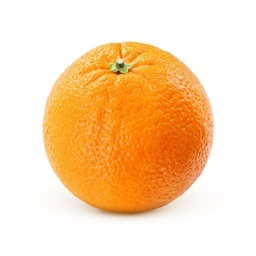
#> input picture fruit_dataset/test/fruit_1000.jpg, 256 x 256 px; its folder holds 4 pictures in this run
$ jupyter execute labeled_images.ipynb
#> lines starting #> are read from the running program, lines starting #| are printed output that depends on the picture; after the words box and inside, x2 and y2 are one past the last pixel; in counts of white or black regions, pixels touching at a corner belong together
### Código para dividir etiquetar las images

[cell 1]
# Librerías necesarias
import cv2
import os
import pathlib
import numpy as np
import matplotlib.pyplot as plt
from matplotlib import image

[cell 2]
path = 'fruit_dataset/test'
training_set = os.listdir(path)

[cell 3]
# Definimos un array de ceros con numpy con la capacidad
# de set de entrenamiento
labels = np.zeros((len(training_set)), dtype=int)

[cell 4]
# Cambiamos al directorio definido (path)
os.chdir(path)

[cell 5]
# Proceso de etiquetado
len(training_set)
print('classifying images... (1) Manzana (2) Platano (3) Guayaba (4) Limón (5) Granada (6) Naranja')
for i in range(len(training_set)):
    img = cv2.imread(training_set[i])
#> img is the input picture: shape (256, 256, 3); mean B, G, R 177.9, 216, 250
    title_window = "imagen "+str(i)+'/'+str(len(training_set))
    cv2.putText(img=img, text=title_window, org=(10, 10), fontFace=cv2.FONT_HERSHEY_DUPLEX, fontScale=.4, color=(0, 255,0), thickness=1)
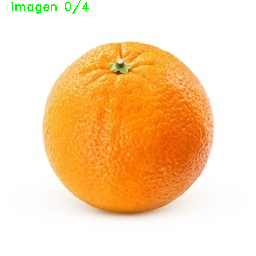
#> img: shape (256, 256, 3); 0.33% of pixels changed, all inside (x1, y1, x2, y2) = (11, 0, 89, 14)
    cv2.imshow('labeler', img)
    cv2.moveWindow('labeler', 40,30)

    k = cv2.waitKey(0)
#> (key Esc is pressed here)

    if k == 49:
        labels[i]=1
    elif k == 50:
        labels[i]=2
    elif k == 51:
        labels[i]=3
    elif k == 52:
        labels[i]=4
    elif k == 53:
        labels[i]=5
    elif k == 54:
        labels[i]=6
    else:
        # Detectar incorrectos en el txt
        labels[i]=-1
    print(training_set[i] +' has ben classified as: ('+ str(labels[i])+')')
#> pass 2 of the loop `for i in range(len(training_set)):`:
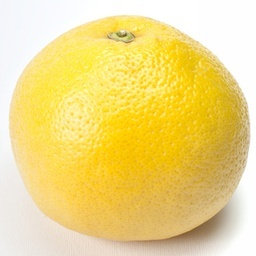
#> input picture fruit_dataset/test/fruit_104.jpg, 256 x 256 px
#> img is the input picture: shape (256, 256, 3); mean B, G, R 132, 217, 240.1
#> `cv2.putText(img=img, text=title_window, org=(10, 10), fontFace=cv2.FON..`:
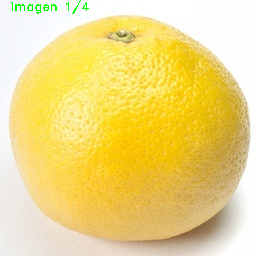
#> img: shape (256, 256, 3); 0.31% of pixels changed, all inside (x1, y1, x2, y2) = (11, 0, 89, 14)
#> (key Enter is pressed here)
#> pass 3 of the loop `for i in range(len(training_set)):`:
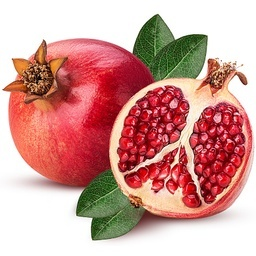
#> input picture fruit_dataset/test/fruit_137.jpg, 256 x 256 px
#> img is the input picture: shape (256, 256, 3); mean B, G, R 149.8, 155.7, 208.6
#> `cv2.putText(img=img, text=title_window, org=(10, 10), fontFace=cv2.FON..`:
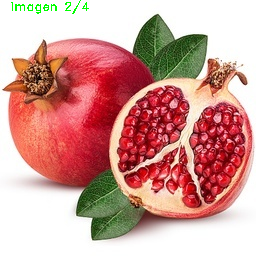
#> img: shape (256, 256, 3); 0.33% of pixels changed, all inside (x1, y1, x2, y2) = (11, 0, 89, 14)
#> the loop made 4 passes; the first 3 are shown

cv2.destroyAllWindows()
print(labels)
txt_name = 'labels_test.txt'
print('saving data on: '+ path + ' as ' + txt_name )
np.savetxt(txt_name,labels,fmt='%d')
